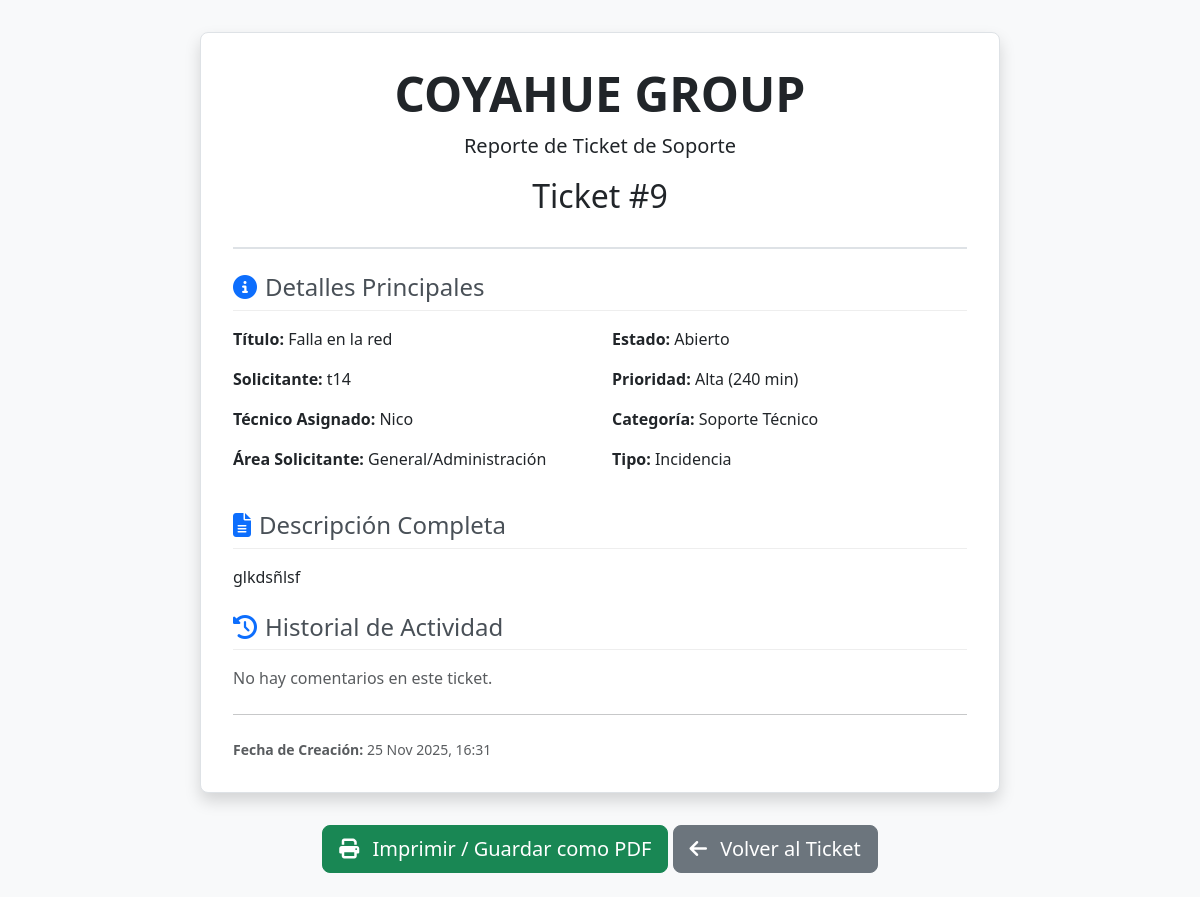
The page /ticket/9/vista_previa/ (signed in) on the database as committed earlier.
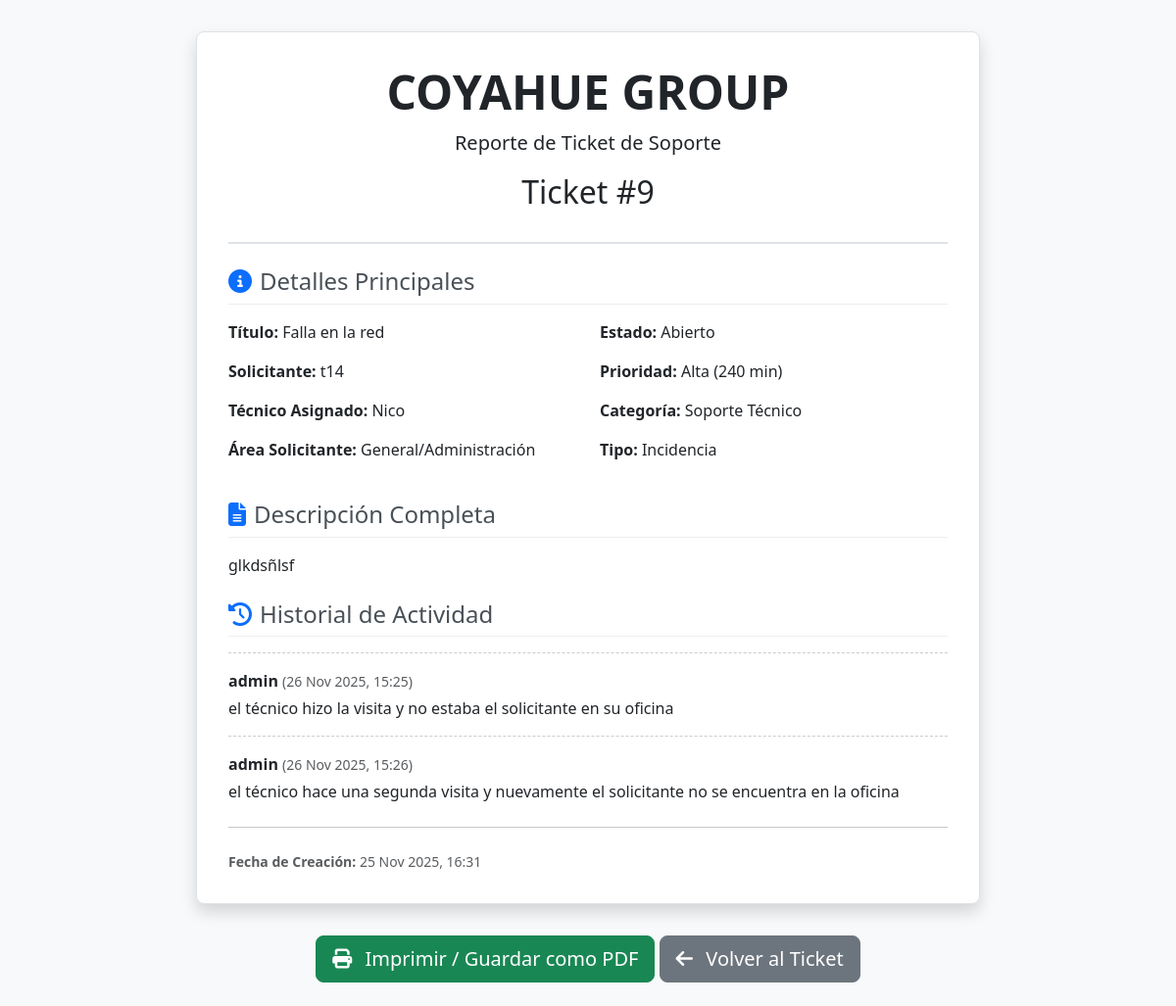
The same page on the database as committed later.
### soporte/models.py (models this page shows, shortened)
class Comment(models.Model):
    ticket = models.ForeignKey(Ticket, on_delete=models.CASCADE, related_name="comments")
    author = models.ForeignKey(User, on_delete=models.CASCADE, related_name="comments")
    text = models.TextField()
    adjunto = models.FileField(upload_to='adjuntos_comentarios/', null=True, blank=True)
    created_at = models.DateTimeField(auto_now_add=True)

### soporte/views.py (the view)
# urls.py: path('ticket/<int:ticket_id>/vista_previa/', views.vista_previa_imprimir, name='vista_previa_imprimir'),
@login_required
def vista_previa_imprimir(request, ticket_id):
    ticket = _obtener_ticket_autorizado(request, ticket_id)
    if ticket is None:
        return redirect('home_tickets')
    comments = _comentarios_ticket(ticket, orden='created_at')
    context = {'ticket': ticket, 'comments': comments}
    return render(request, "soporte/imprimir_ticket.html", context)

### soporte/views.py (called while the page is built)
def _obtener_ticket_autorizado(request, ticket_id):
    ticket = get_object_or_404(Ticket, id=ticket_id)
    if not request.user.is_staff and ticket.solicitante != request.user:
        return None
    return ticket

def _comentarios_ticket(ticket, orden='-created_at'):
    return Comment.objects.filter(ticket=ticket).order_by(orden)

### soporte/templates/soporte/imprimir_ticket.html (shortened to what this page needs)
<!DOCTYPE html>
<html lang="es">
<head>
    <link href="https://cdn.jsdelivr.net/npm/bootstrap@5.3.3/dist/css/bootstrap.min.css" rel="stylesheet">
    <link rel="stylesheet" href="https://cdnjs.cloudflare.com/ajax/libs/font-awesome/6.5.2/css/all.min.css">
</head>
<body>
    <div class="ticket-container">
        <div class="ticket-header">
            <h1 class="display-5 fw-bold">COYAHUE GROUP</h1>
            <p class="lead">Reporte de Ticket de Soporte</p>
            <h2 class="mt-3">Ticket #{{ ticket.id }}</h2>
        </div>
        <div class="ticket-section mb-4">
            <h4><i class="fas fa-info-circle me-2 text-primary"></i>Detalles Principales</h4>
            <div class="row">
                <div class="col-md-6">
                    <p><strong>Título:</strong> {{ ticket.titulo }}</p>
                    <p><strong>Solicitante:</strong> {{ ticket.solicitante.username }}</p>
                    <p><strong>Técnico Asignado:</strong> {{ ticket.tecnico_asignado.username|default:"No asignado" }}</p>
                    <p><strong>Área Solicitante:</strong> {{ ticket.get_area_funcional_display }}</p>
                </div>
                <div class="col-md-6">
                    <p><strong>Estado:</strong> {{ ticket.get_estado_display }}</p>
                    <p><strong>Prioridad:</strong> {{ ticket.prioridad.nombre }} ({{ ticket.prioridad.minutos_resolucion }} min)</p>
                    <p><strong>Categoría:</strong> {{ ticket.get_categoria_display }}</p>
                    <p><strong>Tipo:</strong> {{ ticket.get_tipo_ticket_display }}</p>
                </div>
            </div>
        </div>
        <div class="ticket-section mb-4">
            <h4><i class="fas fa-file-alt me-2 text-primary"></i>Descripción Completa</h4>
            <p>{{ ticket.descripcion|linebreaksbr }}</p>
        </div>
        <div class="ticket-section mb-4">
            <h4><i class="fas fa-history me-2 text-primary"></i>Historial de Actividad</h4>
            {% for comment in comments %}
                <div class="comment-item">
                    <p class="mb-1">
                        <strong>{{ comment.author.username }}</strong>
                        <span class="text-muted small"> ({{ comment.created_at|date:"d M Y, H:i" }})</span>
                    </p>
                    <p class="mb-0">{{ comment.text|linebreaksbr }}</p>
                </div>
            {% empty %}
                <p class="text-muted">No hay comentarios en este ticket.</p>
            {% endfor %}
        </div>
        <hr class="my-4">
        <div class="row text-muted small">
            <div class="col">
                <strong>Fecha de Creación:</strong> {{ ticket.fecha_creacion|date:"d M Y, H:i" }}
            </div>
        </div>
    </div>
    <div class="text-center my-4 no-print">
        <button onclick="window.print()" class="btn btn-success btn-lg">
            <i class="fas fa-print me-2"></i> Imprimir / Guardar como PDF
        </button>
        <a href="{% url 'detalle_ticket' ticket.id %}" class="btn btn-secondary btn-lg">
            <i class="fas fa-arrow-left me-2"></i> Volver al Ticket
        </a>
    </div>
</body>
</html>

Rows that differ between the two databases and show on the page:
added Comment: author.username "admin", created_at "26 Nov 2025, 15:25", text "el técnico hizo la visita y no estaba el solicitante en su oficina"
added Comment: author.username "admin", created_at "26 Nov 2025, 15:26", text "el técnico hace una segunda visita y nuevamente el solicitante no se encuentra en la oficina"
Other text that changed with them:
text no longer shown: "No hay comentarios en este ticket."
